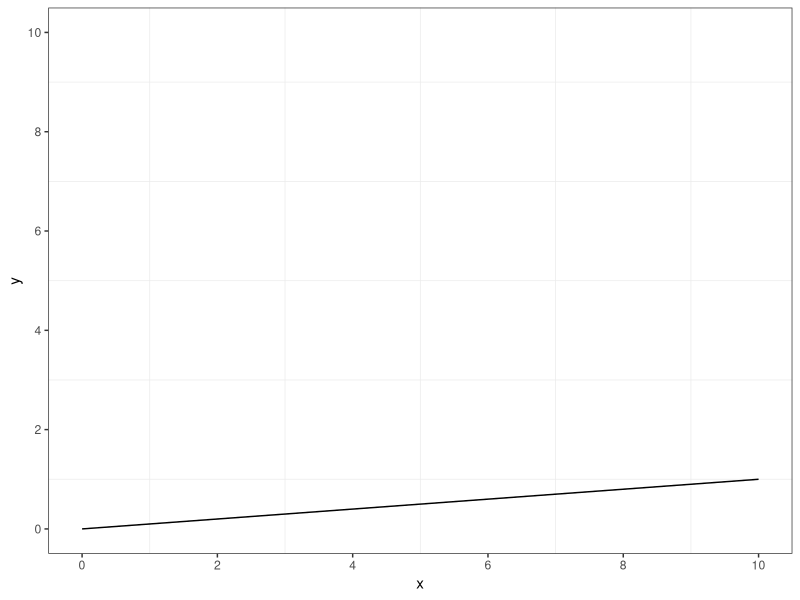
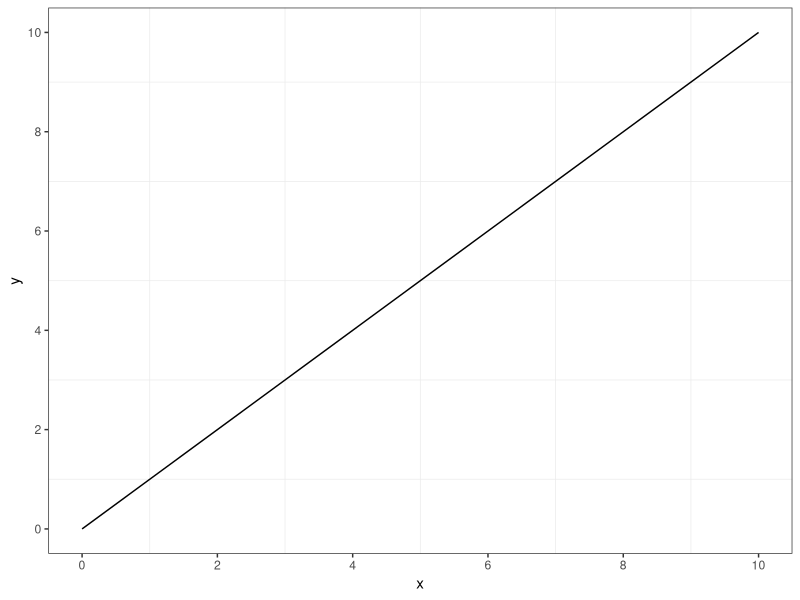
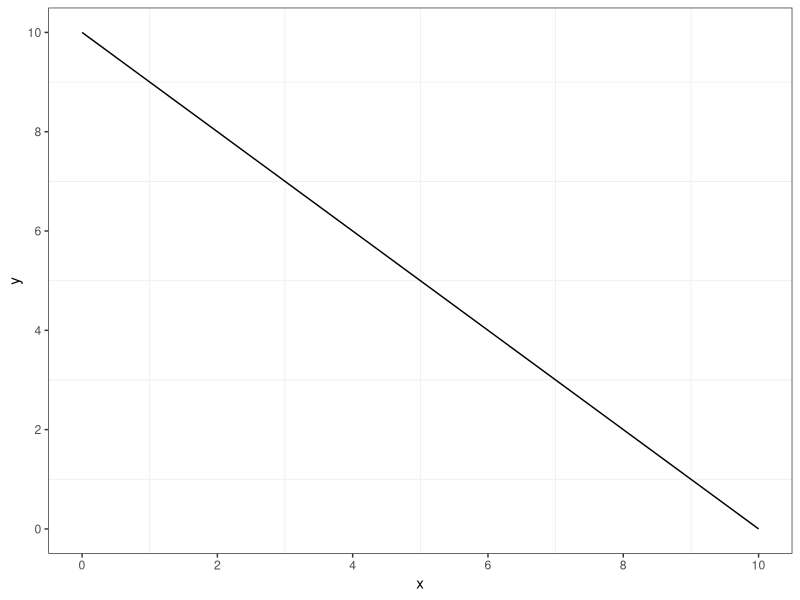
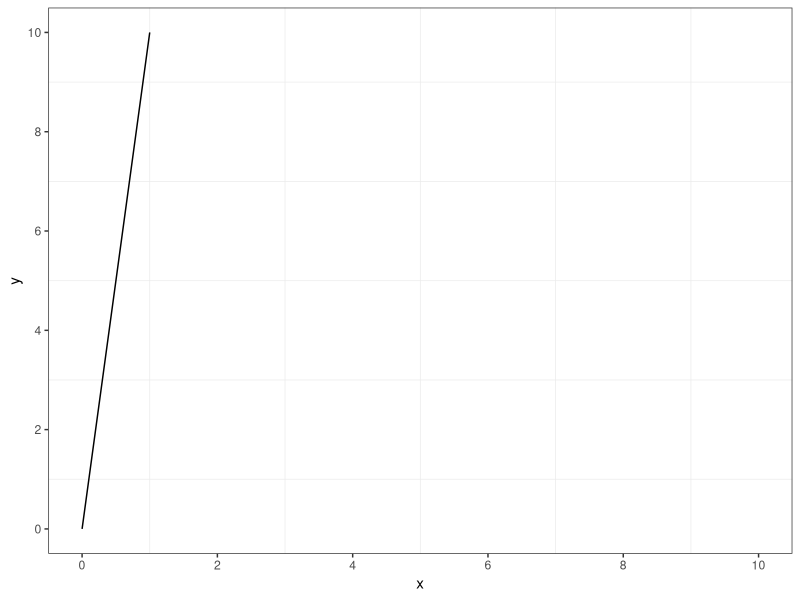

Reproduce these figures in R, in order. (Note: this script raises an error after producing the figures.)
library(ggplot2)
library(gridExtra)

this_base <- "fig03-07_slope-judgments"

data1 <- data.frame(
  x = c(0, 10),
  y = c(0, 1))

data2 <- data.frame(
  x = c(0, 10),
  y = c(0, 10))

data3 <- data.frame(
  x = c(0, 10),
  y = c(10, 0))

data4 <- data.frame(
  x = c(0, 1),
  y = c(0, 10))


p1 <- ggplot(data1, aes(x = x, y = y)) +
  geom_line() +
  scale_x_continuous(breaks = seq(0, 10, 2)) +
  scale_y_continuous(breaks = seq(0, 10, 2), limits = c(0, 10)) +
  theme_bw() +
  theme(panel.grid.major = element_blank())

p2 <- ggplot(data2, aes(x = x, y = y)) +
  geom_line() +
  scale_x_continuous(breaks = seq(0, 10, 2)) +
  scale_y_continuous(breaks = seq(0, 10, 2)) +
  theme_bw() +
  theme(panel.grid.major = element_blank())

p3 <- ggplot(data3, aes(x = x, y = y)) +
  geom_line() +
  scale_x_continuous(breaks = seq(0, 10, 2)) +
  scale_y_continuous(breaks = seq(0, 10, 2)) +
  theme_bw() +
  theme(panel.grid.major = element_blank())

p4 <- ggplot(data4, aes(x = x, y = y)) +
  geom_line() +
  scale_x_continuous(limits = c(0, 10), breaks = seq(0, 10, 2)) +
  scale_y_continuous(limits = c(0, 10), breaks = seq(0, 10, 2)) +
  theme_bw() +
  theme(panel.grid.major = element_blank())

p <- arrangeGrob(p1, p2, p3, p4 , ncol = 2,
                 main = textGrob("Fig 3.7 Slope Judgments",
                                 just = "top", vjust = 0.75, 
                                 gp = gpar(fontface = "bold")))

p

ggsave(paste0(this_base, ".png"), 
       p, width = 5, height = 5)
